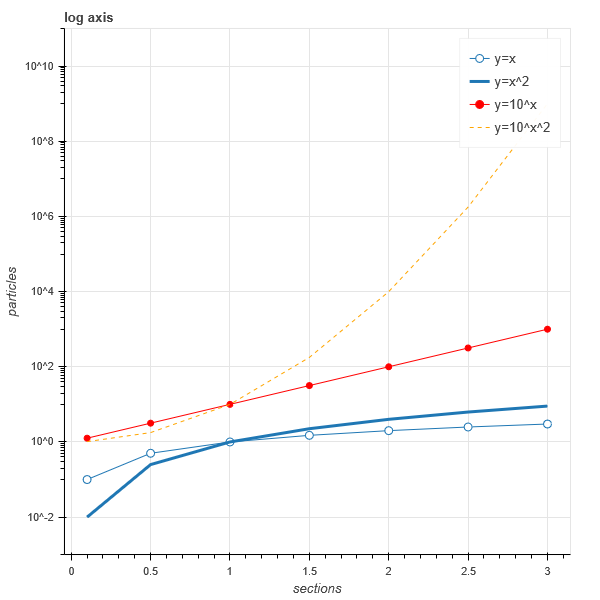

Source code (Python):
from bokeh.plotting import figure, output_file, show

x = [0.1, 0.5, 1.0, 1.5, 2.0, 2.5, 3.0]
y0 = [i ** 2 for i in x]
y1 = [10 ** i for i in x]
y2 = [10 ** (i ** 2) for i in x]

output_file("multiple_lines.html")

p = figure(
    tools="pan, box_zoom, reset, save", y_axis_type="log", y_range=[0.001, 10 ** 11], title="log axis",
    x_axis_label="sections", y_axis_label="particles"
)

p.line(x, x, legend="y=x")
p.circle(x, x, legend="y=x", fill_color="white", size=8)
p.line(x, y0, legend="y=x^2", line_width=3)
p.line(x, y1, legend="y=10^x", line_color="red")
p.circle(x, y1, legend="y=10^x", fill_color="red", line_color="red", size=6)
p.line(x, y2, legend="y=10^x^2", line_color="orange", line_dash="4 4")

show(p)
